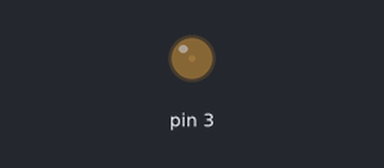
The sketch below on a simulated Arduino Uno, built with avr-gcc and run on an emulated ATmega328P. On the bench: output pins drawn as LEDs (lit = HIGH).

Above: at 0.1 s.
At 9.1 s:
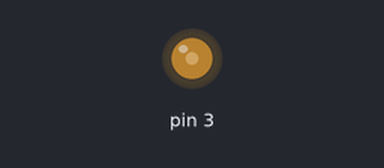
At 19.1 s:
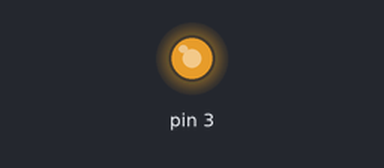
At 39.1 s:
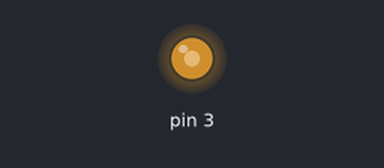
Timing chart, 0 to 40.0 s (numbered marks = the images above):
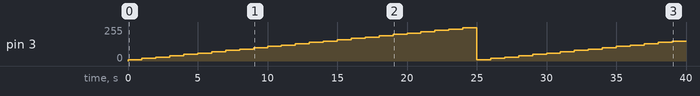

The sketch:

007_analogWrite.ino
```cpp
void setup() {
  pinMode(3, OUTPUT);   // 디지털 3번핀을 출력모드로 설정
}

void loop() {
  for (int i =10; i<255 ; i=i+10) {
    analogWrite(3,i);   // 3번핀에 i만큼의 신호 출력
    delay(1000);
  }
}
```

Measured:
- by itself, pin 3: 0/255 → 10/255 at 0.00 s, → 20/255 1.0 s later, → 30/255 1.0 s later, → 40/255 1.0 s later, … (40 changes in this stretch)
